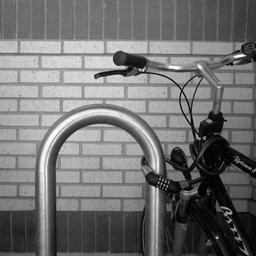
%> input picture DIP/SHARPENING FILTER/croppedBike.png, 256 x 256 px
$ octave Sharpening_Filter.m   (GNU Octave 9; MATLAB toolbox functions it lacks are replaced by stand-ins)
%> lines starting %> are read from the running program, lines starting %| are printed output that depends on the picture
% EE368/CS232 Digital Image Processing
% Bernd Girod
% Department of Electrical Engineering, Stanford University

% Script by Qiyuan Tian and David Chen
% Sharpening filter

clear, clc, close all

% Load test image
img = im2double(imread('croppedBike.png'));
%> img: size 256x256 double; min 0, max 1, mean 0.444

% Apply two different sharpening filters
h1 = [0, -1, 0; -1, 8, -1; 0, -1, 0] / 4;
h2 = [0, -1, 0; -1, 5, -1; 0, -1, 0];
filteredImg1 = imfilter(img, h1, 'replicate');
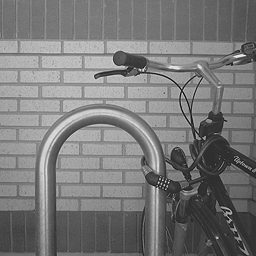
%> filteredImg1: size 256x256 double; min -0.265, max 1.23, mean 0.444; drawn with min black and max white
filteredImg2 = imfilter(img, h2, 'replicate');
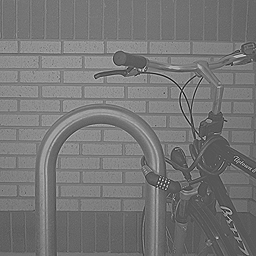
%> filteredImg2: size 256x256 double; min -1.19, max 2.33, mean 0.444; drawn with min black and max white

% Show images
figure(1), clf;
subplot(1, 2, 1), imshow(img); title('Original Image');
subplot(1, 2, 2), imshow(filteredImg1); title('Filtered Image');
%> after `imshow(filteredImg1)`:
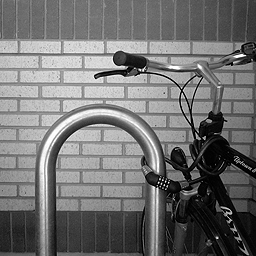
%> displayed picture: size 256x256, on the screen's scale of 0 to 255; min 0, max 255, mean 113.4
figure(2), clf;
subplot(1, 2, 1), imshow(img); title('Original Image');
subplot(1, 2, 2), imshow(filteredImg2); title('Filtered Image');
%> after `imshow(filteredImg2)`:
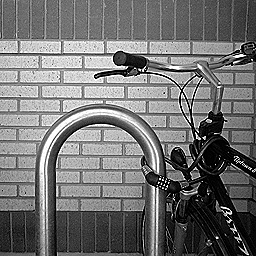
%> displayed picture: size 256x256, on the screen's scale of 0 to 255; min 0, max 255, mean 114.2

% Define frequency responses
[wx,wy] = meshgrid(-3 : 0.1 : 3, -3 : 0.1 : 3);
H1 = 2 - 0.5 * cos(wx) - 0.5 * cos(wy);
H2 = 5 - 2 * cos(wx) - 2 * cos(wy);

% Show magnitude of frequency response
figure(3), clf;
surf(wx/pi, wy/pi, abs(H1));
set(gca, 'XTick', -1 : 1/2 : 1, 'YTick', -1 : 1/2 : 1);
xlabel('\omega_x / \pi'); ylabel('\omega_y / \pi'); zlabel('| H(\omega_x, \omega_y) |');
%> after `zlabel('| H(\omega_x, \omega_y) |')`:
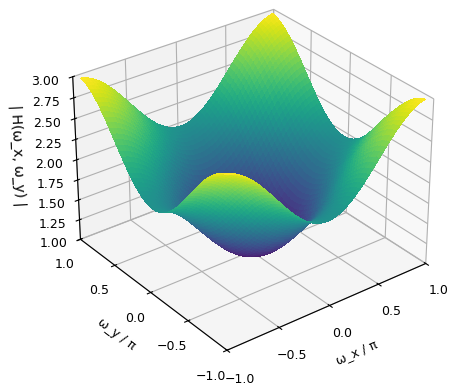
%> figure redrawn from the program's plot data
figure(4), clf;
surf(wx/pi, wy/pi, abs(H2));
set(gca, 'XTick', -1 : 1/2 : 1, 'YTick', -1 : 1/2 : 1);
xlabel('\omega_x / \pi'); ylabel('\omega_y / \pi'); zlabel('| H(\omega_x, \omega_y) |');
%> after `zlabel('| H(\omega_x, \omega_y) |')`:
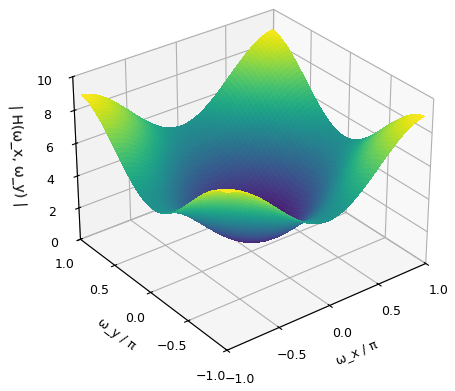
%> figure redrawn from the program's plot data

% Save images
imwrite(filteredImg1, 'Sharpening_Filter_1.png');
imwrite(filteredImg2, 'Sharpening_Filter_2.png');
